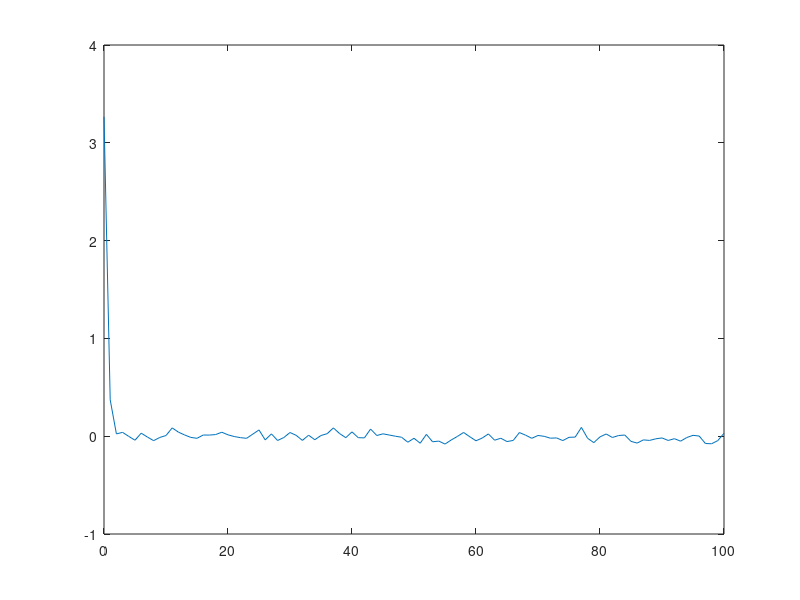

Reproduce this figure in MATLAB.
%independence_sampler.m
clear all, a=400; b=2; c=1;
p=@(x)sqrt((b*c)^2*sin(x(2)).^2.*cos(x(1)).^2+...
    (a*c)^2*sin(x(2)).^2.*sin(x(1)).^2+...
    (a*b)^2*cos(x(2)).^2);
%define alpha(x,y) in the Metropolis algorithm
alpha=@(x,y)min(1,sqrt  ( p(y) ./ p(x) ) );
X=ones(2,1)*pi/2; % initial starting point
T=10^4; data=nan(T,2); % preallocate memory
accept_prob=0;
for t=1:T
    Y=[rand*2*pi;acos(1-2*rand)]; % make proposal
    if rand<alpha(X,Y) % Metropolis criterion
        X=Y; accept_prob=accept_prob+1;
    end
    data(t,:)=X';
end
accept_prob=accept_prob/T
K=100; x=data(:,1); ell=mean(x);
for k=0:K
    R(k+1)= (x(1:end-k)-ell)'*(x(k+1:end)-ell);
    R(k+1)=R(k+1)/(length(x)-k-1);
end
plot([0:K],R)
